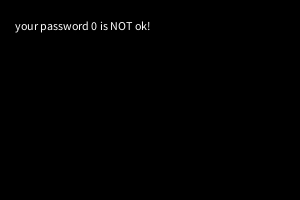
Frame 1 (no input)
Frame 60 (the mouse pressed at the canvas centre just before this capture): identical to frame 1, image omitted
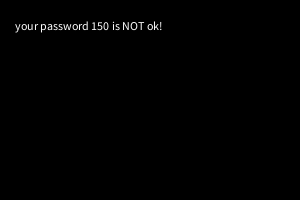
Frame 120 (the mouse held since frame 60 and released just before this capture)

The Processing sketch that drew these frames (run headless with seeded random() and noise(); from frame 60 on, the mouse is pressed at the canvas centre):

// Processing sketch: Array_1
// ── Array_1.pde
int[] okPasswords;
int enteredPassword;


void setup()    
{

size(300,200);
//noLoop();
//---------------------------------------------------
//our entered password is:
//enteredPassword = mouseX;
//---------------------------------------------------
//creating the okPasswords array with the length of 2
okPasswords = new int[2];
okPasswords[0] = 120;
okPasswords[1] = 200;


}



void draw()
{
 int laenge = okPasswords.length;
  
background(0);
enteredPassword = mouseX;
/*if(enteredPassword == okPasswords[0]){
 background(255,0,0);
 println("your password is ok");  
 text("your password is ok!", 15, 30); 
}
else if(enteredPassword == okPasswords[1]){
 background(255,0,0);
 println("your password is ok");
 text("your password is ok!", 15, 30); 
}*/


for(int i=0; i< laenge; i++){
    if(enteredPassword == okPasswords[i]){
     background(255,0,0);
     println("your password is ok");
     text("your password is ok!", 15, 30);
     break;
     }
  else{
    background(0);
     println("your password " + enteredPassword + " is NOT ok!");
     text("your password " + enteredPassword +  " is NOT ok!", 15, 30); 
     } 
  }
}
